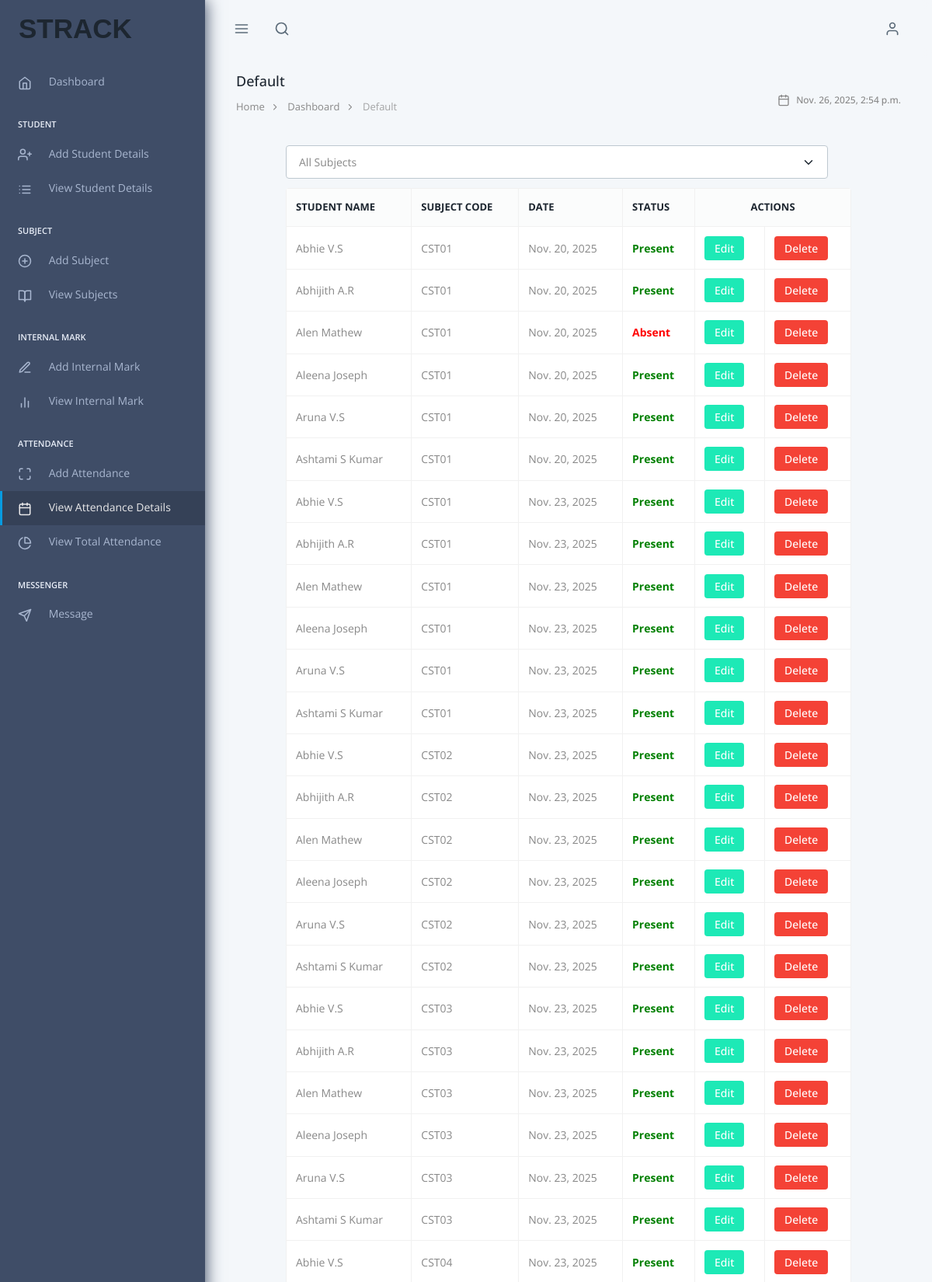
The app's page /TeacherAdmin/Displayattendancepage/ (upper part) with its own data.
### TeacherApp/models.py (models this page shows, shortened)
class Attendancedb(models.Model):
    Student=models.ForeignKey(Studentdb,on_delete=models.CASCADE)
    Subject=models.ForeignKey(Subjectdb,on_delete=models.CASCADE)
    Date=models.DateField(default=date.today)
    Status=models.CharField(max_length=10,default="Absent",choices=[("Present","Present"),
                                                                    ("Absent","Absent")])

class Studentdb(models.Model):
    Student_name=models.CharField(max_length=30,null=True,blank=True)
    Student_rollno=models.IntegerField(null=True,blank=True)
    Student_regid=models.CharField(max_length=30,null=True,blank=True)
    Student_batch=models.CharField(max_length=30,null=True,blank=True)
    Student_sem=models.CharField(max_length=30,null=True,blank=True)
    Student_duration=models.CharField(max_length=30,null=True,blank=True)
    Student_phone = models.IntegerField(null=True, blank=True)
    Student_prof=models.ImageField(upload_to="Student Profile Image",null=True,blank=True)
    Student_password=models.CharField(max_length=10,null=True,blank=True)

class Subjectdb(models.Model):
    Subject_name=models.CharField(max_length=30,null=True,blank=True)
    Subject_code=models.CharField(max_length=30,null=True,blank=True)
    Subject_teacher=models.CharField(max_length=30,null=True,blank=True)
    Subject_sem=models.CharField(max_length=30,null=True,blank=True)
    Subject_dep=models.CharField(max_length=30,null=True,blank=True)

### TeacherApp/views.py (the view)
# urls.py: path('Displayattendancepage/', views.Displayattendancepage, name="Displayattendancepage"),
def Displayattendancepage(request):
    subject_id = request.GET.get("subject")  # subject selected from dropdown
    if subject_id:
        data = Attendancedb.objects.filter(Subject_id=subject_id)
    else:
        data = Attendancedb.objects.all()
    date = datetime.datetime.now()
    subjects = Subjectdb.objects.all()
    return render(request,"displayattendance.html",{'date':date,'data':data,'subject_id':subject_id,'subjects':subjects})

### TeacherApp/templates/displayattendance.html (shortened to what this page needs)
{% extends 'index.html' %}
{% load static %}
{% block content %}
<div class="container mt-5">
    <form method="get" class="mb-3">
        <div class="justify-content-between align-items-center" style="display:flex; gap:30px;">
            <div style="flex:1; width:1000px;">
                <select name="subject" class="form-select" onchange="this.form.submit()">
                    <option value="">All Subjects</option>
                </select>
            </div>
        </div>
    </form>
    <div class="table-responsive shadow-sm p-3 bg-white rounded">
        <table class="table table-bordered table-hover align-middle">
            <thead class="table-dark">
            <tr>
                <th>Student Name</th>
                <th>Subject Code</th>
                <th>Date</th>
                <th>Status</th>
                <th colspan="2" style="text-align:center;">Actions</th>
            </tr>
            </thead>
            <tbody>
            {% for i in data %}
            <tr>
                <td>{{ i.Student.Student_name }}</td>
                <td>{{ i.Subject.Subject_code }}</td>
                <td>{{ i.Date }}</td>
                <td>
                    {% if i.Status == "Present" %}
                    <span style="color:Green;  font-weight:bold;">Present</span>
                    {% else %}
                    <span style="color:Red;  font-weight:bold;">Absent</span>
                    {% endif %}
                </td>
                <td>
                    <a href="{% url 'Editattendancepage' a_id=i.id %}">
                        <button class="btn btn-success btn-sm px-3">Edit</button>
                    </a>
                </td>
                <td>
                    <a href="{% url 'deleteattendance' a_id=i.id %}"
                       onclick="return confirm('Are you sure you want to delete this attendance record?');">
                        <button class="btn btn-danger btn-sm px-3">Delete</button>
                    </a>
                </td>
            </tr>
            {% empty %}
            <tr>
                <td colspan="6" class="text-center text-muted">No Attendance Records Found</td>
            </tr>
            {% endfor %}
            </tbody>
        </table>
    </div>
</div>
{% endblock %}

### records on screen
Attendancedb: Student.Student_name "Abhie V.S", Subject.Subject_code "CST01", Date "Nov. 20, 2025", Status "Present"
Attendancedb: Student.Student_name "Abhijith A.R", Subject.Subject_code "CST01", Date "Nov. 20, 2025", Status "Present"
Attendancedb: Student.Student_name "Alen Mathew", Subject.Subject_code "CST01", Date "Nov. 20, 2025", Status "Absent"
Attendancedb: Student.Student_name "Aleena Joseph", Subject.Subject_code "CST01", Date "Nov. 20, 2025", Status "Present"
Attendancedb: Student.Student_name "Aruna V.S", Subject.Subject_code "CST01", Date "Nov. 20, 2025", Status "Present"
Attendancedb: Student.Student_name "Ashtami S Kumar", Subject.Subject_code "CST01", Date "Nov. 20, 2025", Status "Present"
Attendancedb: Student.Student_name "Abhie V.S", Subject.Subject_code "CST01", Date "Nov. 23, 2025", Status "Present"
Attendancedb: Student.Student_name "Abhijith A.R", Subject.Subject_code "CST01", Date "Nov. 23, 2025", Status "Present"
Attendancedb: Student.Student_name "Alen Mathew", Subject.Subject_code "CST01", Date "Nov. 23, 2025", Status "Present"
Attendancedb: Student.Student_name "Aleena Joseph", Subject.Subject_code "CST01", Date "Nov. 23, 2025", Status "Present"
Attendancedb: Student.Student_name "Aruna V.S", Subject.Subject_code "CST01", Date "Nov. 23, 2025", Status "Present"
Attendancedb: Student.Student_name "Ashtami S Kumar", Subject.Subject_code "CST01", Date "Nov. 23, 2025", Status "Present"
Attendancedb: Student.Student_name "Abhie V.S", Subject.Subject_code "CST02", Date "Nov. 23, 2025", Status "Present"
Attendancedb: Student.Student_name "Abhijith A.R", Subject.Subject_code "CST02", Date "Nov. 23, 2025", Status "Present"
Attendancedb: Student.Student_name "Alen Mathew", Subject.Subject_code "CST02", Date "Nov. 23, 2025", Status "Present"
Attendancedb: Student.Student_name "Aleena Joseph", Subject.Subject_code "CST02", Date "Nov. 23, 2025", Status "Present"
Attendancedb: Student.Student_name "Aruna V.S", Subject.Subject_code "CST02", Date "Nov. 23, 2025", Status "Present"
Attendancedb: Student.Student_name "Ashtami S Kumar", Subject.Subject_code "CST02", Date "Nov. 23, 2025", Status "Present"
Attendancedb: Student.Student_name "Abhie V.S", Subject.Subject_code "CST03", Date "Nov. 23, 2025", Status "Present"
Attendancedb: Student.Student_name "Abhijith A.R", Subject.Subject_code "CST03", Date "Nov. 23, 2025", Status "Present"
Attendancedb: Student.Student_name "Alen Mathew", Subject.Subject_code "CST03", Date "Nov. 23, 2025", Status "Present"
Attendancedb: Student.Student_name "Aleena Joseph", Subject.Subject_code "CST03", Date "Nov. 23, 2025", Status "Present"
Attendancedb: Student.Student_name "Aruna V.S", Subject.Subject_code "CST03", Date "Nov. 23, 2025", Status "Present"
Attendancedb: Student.Student_name "Ashtami S Kumar", Subject.Subject_code "CST03", Date "Nov. 23, 2025", Status "Present"
Attendancedb: Student.Student_name "Abhie V.S", Subject.Subject_code "CST04", Date "Nov. 23, 2025", Status "Present"
